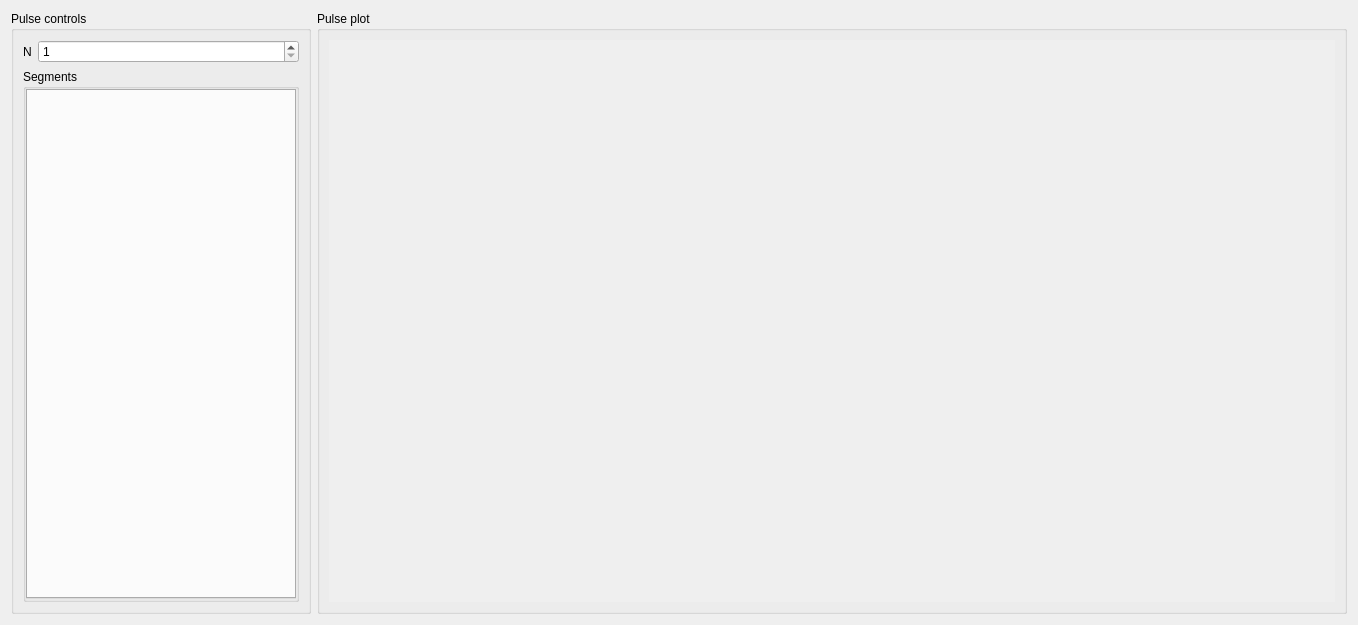
<?xml version="1.0" encoding="UTF-8"?>
<ui version="4.0">
 <class>PulseWindow</class>
 <widget class="QDialog" name="PulseWindow">
  <property name="geometry">
   <rect>
    <x>0</x>
    <y>0</y>
    <width>1358</width>
    <height>625</height>
   </rect>
  </property>
  <property name="windowTitle">
   <string>Pulse Editor</string>
  </property>
  <layout class="QHBoxLayout" name="horizontalLayout" stretch="0,1">
   <item>
    <widget class="QGroupBox" name="quantityBox">
     <property name="minimumSize">
      <size>
       <width>300</width>
       <height>40</height>
      </size>
     </property>
     <property name="maximumSize">
      <size>
       <width>300</width>
       <height>16777215</height>
      </size>
     </property>
     <property name="title">
      <string>Pulse controls</string>
     </property>
     <layout class="QVBoxLayout" name="verticalLayout_2">
      <item>
       <layout class="QFormLayout" name="formLayout">
        <item row="0" column="0">
         <widget class="QLabel" name="nLabel">
          <property name="text">
           <string>N</string>
          </property>
         </widget>
        </item>
        <item row="0" column="1">
         <widget class="QSpinBox" name="nSpinBox">
          <property name="minimum">
           <number>1</number>
          </property>
          <property name="value">
           <number>1</number>
          </property>
         </widget>
        </item>
       </layout>
      </item>
      <item>
       <widget class="QGroupBox" name="groupBox">
        <property name="title">
         <string>Segments</string>
        </property>
        <layout class="QVBoxLayout" name="verticalLayout_3">
         <property name="spacing">
          <number>0</number>
         </property>
         <property name="leftMargin">
          <number>0</number>
         </property>
         <property name="topMargin">
          <number>0</number>
         </property>
         <property name="rightMargin">
          <number>0</number>
         </property>
         <property name="bottomMargin">
          <number>0</number>
         </property>
         <item>
          <widget class="QTabWidget" name="segmentTabWidget">
           <property name="minimumSize">
            <size>
             <width>0</width>
             <height>100</height>
            </size>
           </property>
           <property name="currentIndex">
            <number>-1</number>
           </property>
          </widget>
         </item>
        </layout>
       </widget>
      </item>
     </layout>
    </widget>
   </item>
   <item>
    <widget class="QGroupBox" name="groupBox_2">
     <property name="title">
      <string>Pulse plot</string>
     </property>
     <layout class="QVBoxLayout" name="verticalLayout">
      <item>
       <widget class="QWidget" name="pulseContainer" native="true">
        <property name="autoFillBackground">
         <bool>true</bool>
        </property>
       </widget>
      </item>
     </layout>
    </widget>
   </item>
  </layout>
 </widget>
 <resources/>
 <connections/>
</ui>
